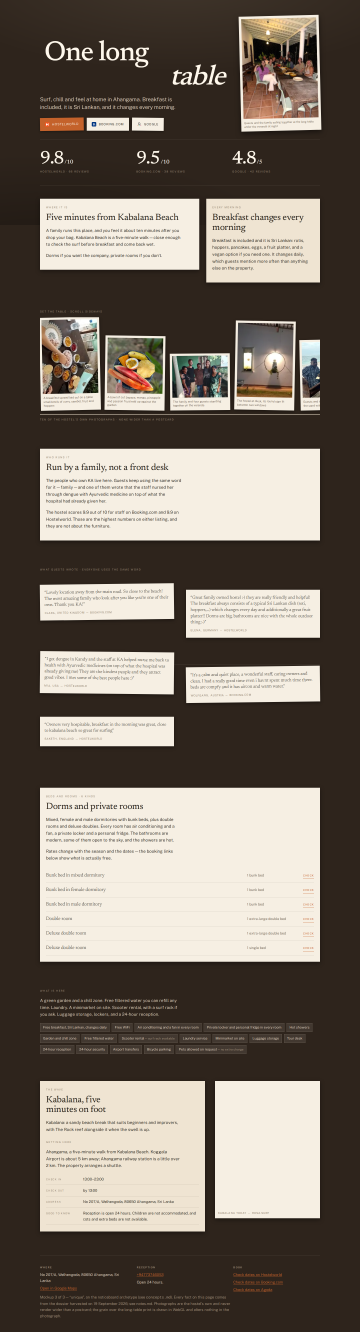
#> input picture sites/ka-surf-hostel-and-restaurant/mockups/unique/shots/desktop.png, 1440 x 5325 px, given in place of old-site-home-desktop-fold.png, which was not available (shown at 1/4 size)
$ python compare.py ../../../ka-surf-hostel-and-restaurant/mockups/unique/shots/desktop.png
#> lines starting #> are read from the running program, lines starting #| are printed output that depends on the picture
# side-by-side: the old site's first screen next to ours (look loop)
import sys
from PIL import Image
r=sys.argv[1]; A='dossier/global-surf-adventures/assets/'
def pair(a,b,h,out):
#> called with h = 600
    a=Image.open(a).convert('RGB'); b=Image.open(b).convert('RGB')
#> in pair, a is the input picture: PIL image 1440x5325 RGB; mean R, G, B 118.9, 109.3, 99
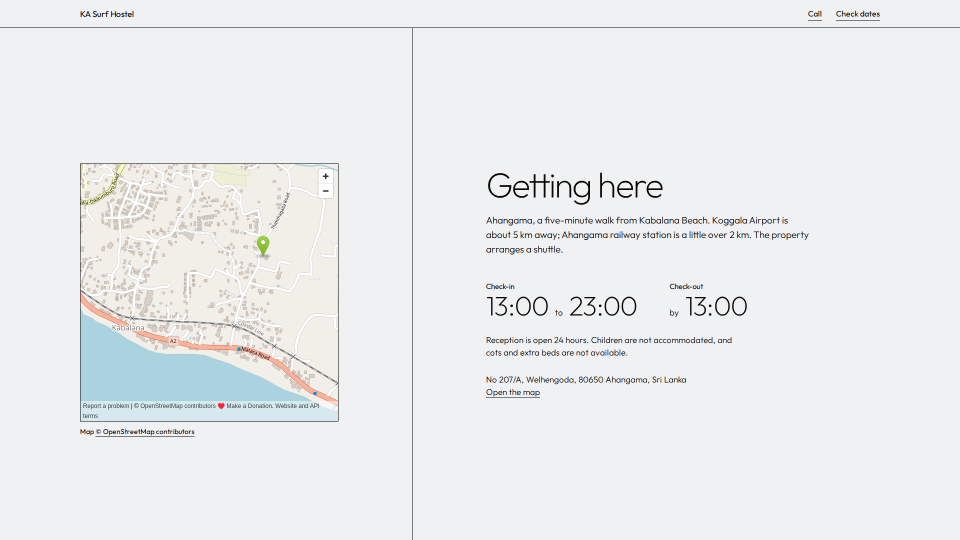
#> input picture sites/ka-surf-hostel-and-restaurant/mockups/unique/shots/getting-1920.png, 1920 x 1080 px, given in place of desktop-00.png, which was not available (shown at 1/2 size)
#> in pair, b is the input picture: PIL image 1920x1080 RGB; mean R, G, B 235.4, 236.8, 237.2
    a=a.resize((round(a.width*h/a.height),h)); b=b.resize((round(b.width*h/b.height),h))
#> after `a = a.resize((round(a.width * h / a.height), h))`:
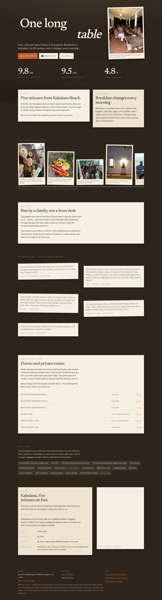
#> a: PIL image 162x600 RGB; mean R, G, B 118.9, 109.3, 99
#> after `b = b.resize((round(b.width * h / b.height), h))`:
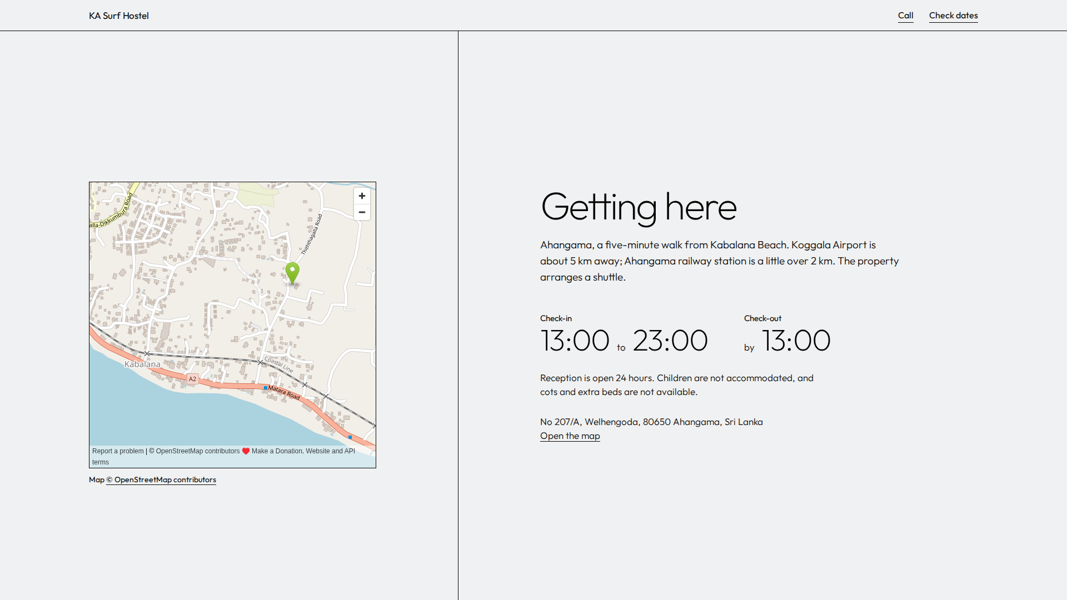
#> b: PIL image 1067x600 RGB; mean R, G, B 235.4, 236.8, 237.2
    c=Image.new('RGB',(a.width+b.width+20,h),'magenta'); c.paste(a,(0,0)); c.paste(b,(a.width+20,0)); c.save(out)
#> after `c = Image.new('RGB', (a.width + b.width + 20, h), 'magenta')`:
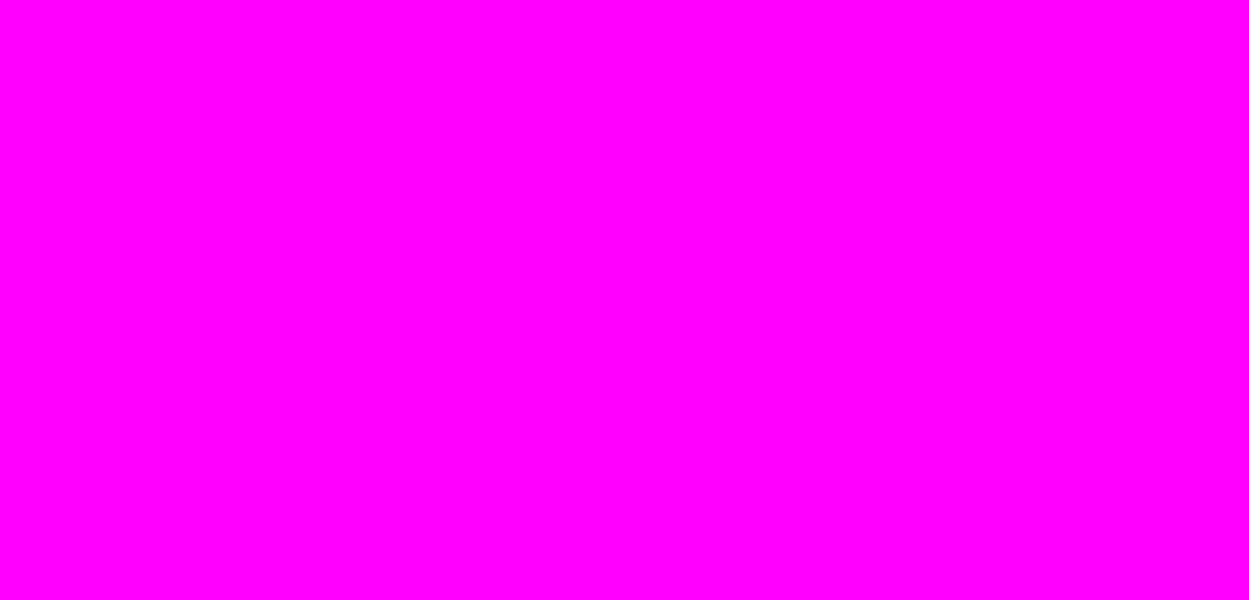
#> c: PIL image 1249x600 RGB; mean R, G, B 255, 0, 255
#> after `c.paste(a, (0, 0))`:
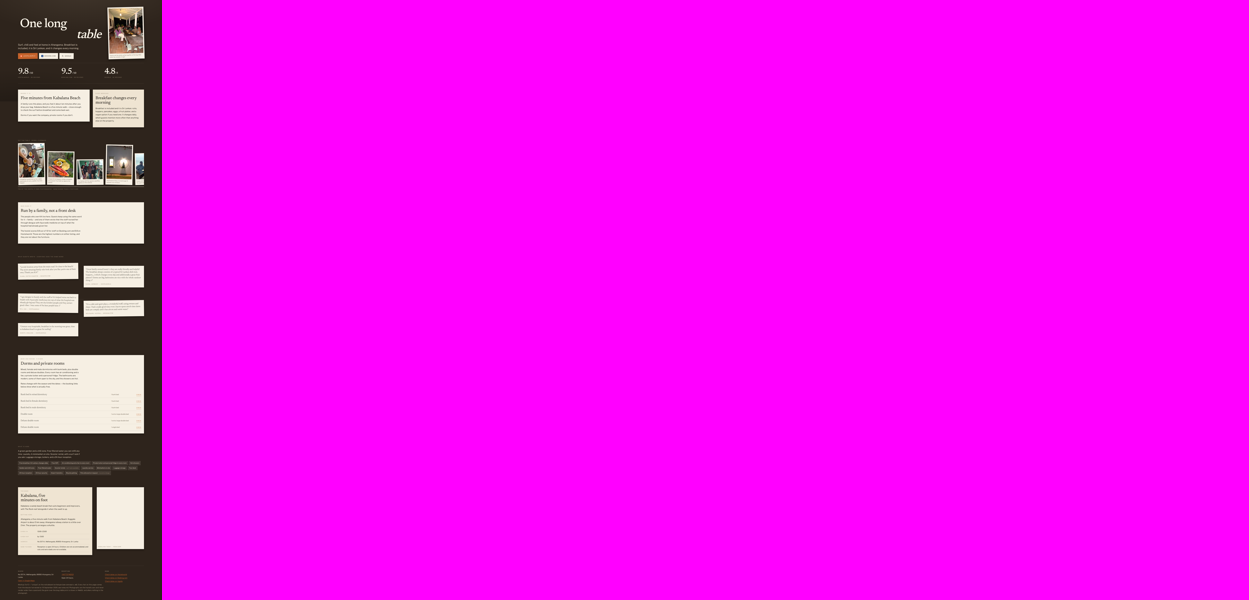
#> c: PIL image 1249x600 RGB; mean R, G, B 237.3, 14.2, 234.8
#> after `c.paste(b, (a.width + 20, 0))`:
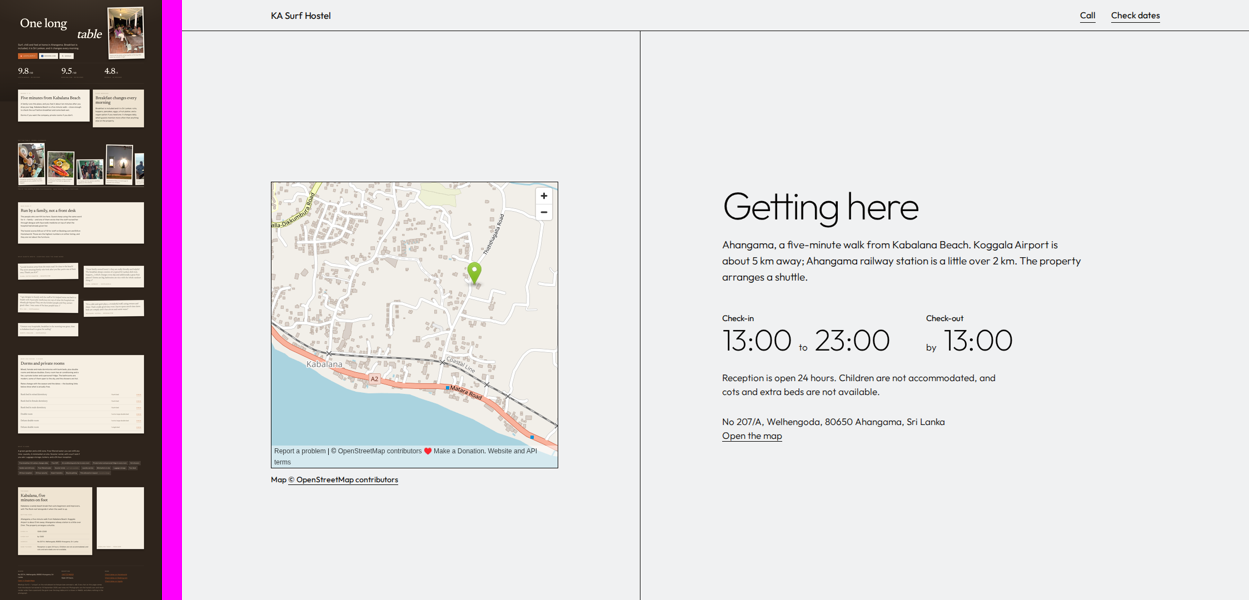
#> c: PIL image 1249x600 RGB; mean R, G, B 220.6, 216.4, 219.6
pair(A+'old-site-home-desktop-fold.png', f'{r}/desktop-00.png', 600, f'{r}/vs-old-desktop.png')
pair(A+'old-site-home-mobile-fold.png', f'{r}/mobile-00.png', 800, f'{r}/vs-old-mobile.png')
#> (the run stopped early here; a loop or call above may not have finished)
